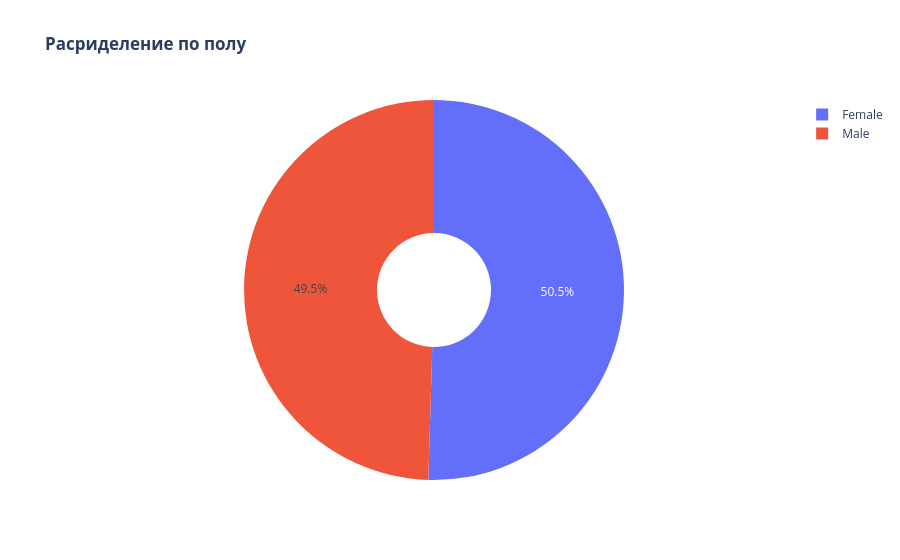

The code cell stored with this chart in its notebook:
### Code cell
labels = df['gender'].unique()
values = df['gender'].value_counts()

fig = go.Figure(data=[go.Pie(labels=labels, values=values, hole=.3)])
fig.update_layout(title_text="<b>Расриделение по полу </b>")
fig.show()

### Figure 1 — Plotly figure (JSON) as saved in the notebook; plotly's stock layout.template omitted (floating-point values rounded to 4 significant figures)
{"data": [{"hole": 0.3, "labels": ["Female", "Male"], "type": "pie", "values": [3555, 3488]}], "layout": {"title": {"text": "<b>Расриделение по полу </b>"}}}
